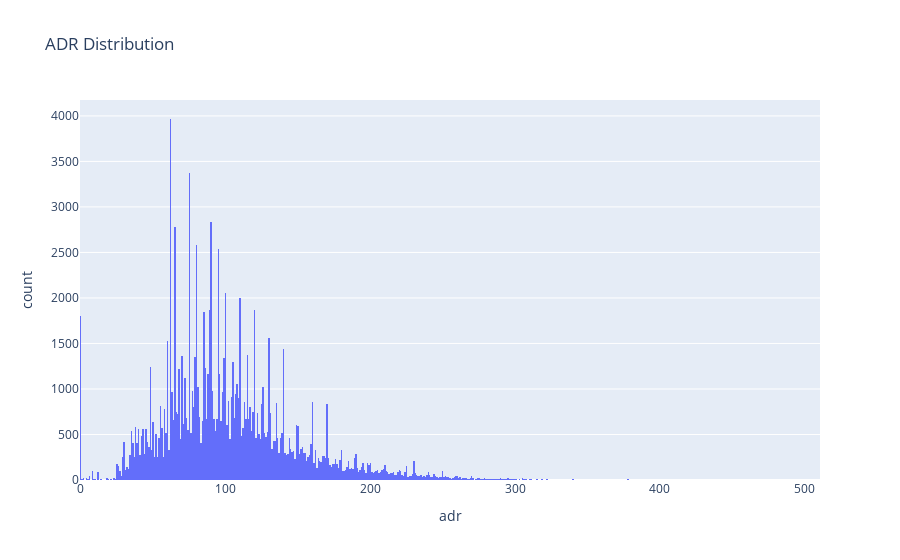

Notebook code for this chart:
### Markdown cell above
### The distribution of ADR

### Code cell
fig = px.histogram(df, x="adr",
                  title = 'ADR Distribution'
                  )
fig.show()

### Figure 1 — Plotly figure (JSON) as saved in the notebook; plotly's stock layout.template omitted (floating-point values rounded to 4 significant figures; data arrays with more than 128 entries replaced by an {"elided": "..."} marker saying what was removed)
{"data": [{"alignmentgroup": "True", "bingroup": "x", "hovertemplate": "adr=%{x}<br>count=%{y}<extra></extra>", "legendgroup": "", "marker": {"color": "#636efa", "pattern": {"shape": ""}}, "name": "", "offsetgroup": "", "orientation": "v", "showlegend": false, "type": "histogram", "x": {"elided": "118981 float values"}, "xaxis": "x", "yaxis": "y"}], "layout": {"barmode": "relative", "legend": {"tracegroupgap": 0}, "title": {"text": "ADR Distribution"}, "xaxis": {"anchor": "y", "domain": [0, 1], "title": {"text": "adr"}}, "yaxis": {"anchor": "x", "domain": [0, 1], "title": {"text": "count"}}}}
